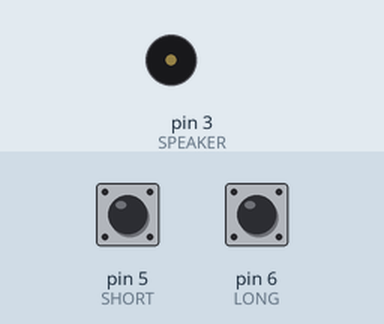
This sketch was run on a simulated Arduino Uno, built with avr-gcc and run on an emulated ATmega328P. Parts: buzzer (waves = sounding). The test bench sets the inputs (shaded band); at power-on: pin 5 (SHORT) HIGH, pin 6 (LONG) HIGH. What the sketch prints to the serial monitor is not drawn.

Above: at 1.2 s.
1.3 s: pin 5 (SHORT) pulled LOW for 0.15 s
At 2.6 s:
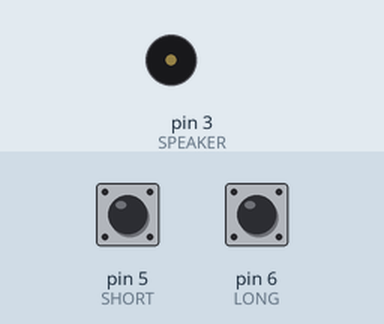
3.0 s: pin 6 (LONG) pulled LOW for 1 s
At 3.1 s:
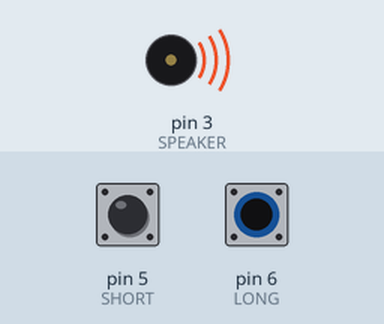
6.0 s: pin 5 (SHORT) pulled LOW for 1 s
At 8.2 s:
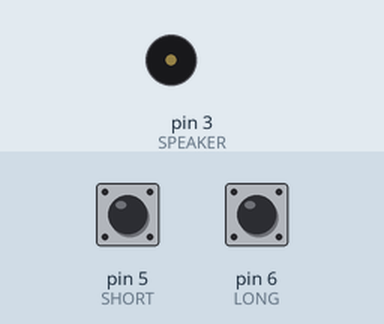
9.0 s: pin 6 (LONG) pulled LOW for 0.15 s
At 9.1 s:
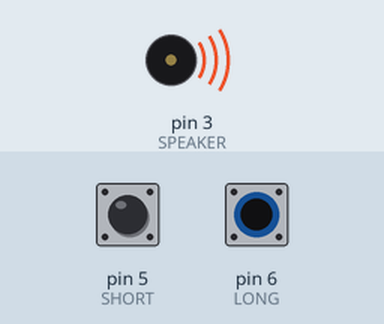
10.7 s: pin 6 (LONG) pulled LOW for 3.2 s
At 15.0 s:
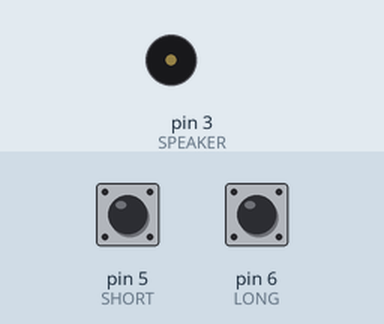
15.4 s: pin 5 (SHORT) pulled LOW for 3.2 s
At 19.4 s:
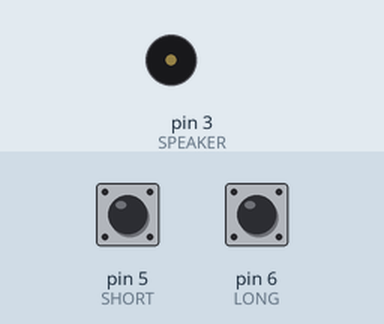
Timing chart, 0 to 20.9 s (numbered marks = the images above; inputs shaded):
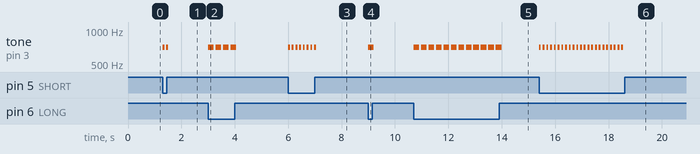

The sketch:

MorseSignalGenerator_v0.01.ino
```cpp
const int SHORT = 5;          //短点pinの定義。内臓プルアップ抵抗を有効にしているのでつなぎ方に注意。
const int LONG = 6;           //長点pinの定義。短点pinと注意点は同様。
const int SPEAKER = 3;        //スピーカーpinの定義。PWM出力のできるpinしか対応していないので注意。
const int TONE = 700;         //発生させる矩形波の周波数の定義。(単位:[Hz])旧日本軍なんかは800Hzを使用していた。
const int DELAY_TIME = 70;    //遅延時間の定義(単位:[ms])短点の音の長さの基準となる。
```

Char_analisys.ino
```cpp
int CHAR_ANALISYS(unsigned int char_analisys){
  switch(char_analisys){
    case 1:
      Serial.print("E");
      break;
    case 2:
      Serial.print("T");
      break;
    case 11:
      Serial.print("I");
      break;
    case 21:
      Serial.print("A");
      break;
    case 12:
      Serial.print("N");
      break;
    case 22:
      Serial.print("M");
      break;
    case 111:
      Serial.print("S");
      break;
    case 211:
      Serial.print("U");
      break;
    case 121:
      Serial.print("R");
      break;
    case 221:
      Serial.print("W");
      break;
    case 112:
      Serial.print("D");
      break;
    case 212:
      Serial.print("K");
      break;
    case 122:
      Serial.print("G");
      break;
    case 222:
      Serial.print("O");
      break;
    case 1111:
      Serial.print("H");
      break;
    case 2111:
      Serial.print("V");
      break;
    case 1211:
      Serial.print("F");
      break;
    case 1121:
      Serial.print("L");
      break;
    case 1221:
      Serial.print("P");
      break;
    case 2221:
      Serial.print("J");
      break;
    case 1112:
      Serial.print("B");
      break;
    case 2112:
      Serial.print("X");
      break;
    case 1212:
      Serial.print("C");
      break;
    case 2212:
      Serial.print("Y");
      break;
    case 1122:
      Serial.print("Z");
      break;
    case 2122:
      Serial.print("Q");
      break;
    case 11111:
      Serial.print("5");
      break;
    case 21111:
      Serial.print("4");
      break;
    case 22111:
      Serial.print("3");
      break;
    case 22211:
      Serial.print("2");
      break;
    case 22221:
      Serial.print("1");
      break;
    case 11112:
      Serial.print("6");
      break;
    case 11122:
      Serial.print("7");
      break;
    case 11222:
      Serial.print("8");
      break;
    case 12222:
      Serial.print("9");
      break;
    case 22222:
      Serial.print("0");
      break;
    case 12112:
      Serial.print("/");
      break;
    case 112211:
      Serial.print("?");
      break;
    case 11111111:
      Serial.print("訂正符号");
      break;
    default:
      break;
  }
}
```

Functions.ino
```cpp
int READ(){
  int return_reading = 0;
  int short_read = digitalRead(SHORT);
  int long_read = digitalRead(LONG);
  if(short_read == 0 && long_read == 1){
    return_reading = 1;
  }else if(short_read == 1 && long_read == 0){
    return_reading = 2;
  }else if(short_read == 0 && long_read == 0){
    return_reading = 3;
  }
  return return_reading;
}

int READ_LUNCHING(unsigned long times,int ratio,int read_lunching,int select_mode){
  while(millis() < times + DELAY_TIME * ratio){
    if(select_mode == 1){
      if(read_lunching == 0 || read_lunching == 1){
        read_lunching = READ();
      }else if(read_lunching == 2 || read_lunching == 3){
        read_lunching = 2;
      }
    }else if(select_mode == 2){
      if(read_lunching == 0 || read_lunching == 2){
        read_lunching = READ();
      }else if(read_lunching == 1 || read_lunching == 3){
        read_lunching = 1;
      }
    }
  }
  return read_lunching;
}

int SHORT_SHOT(){
  unsigned long times = millis();
  tone(SPEAKER,TONE);
  delay(DELAY_TIME*3/4);
  int read_lunching = READ_LUNCHING(times,1,read_lunching,1);
  times = millis();
  noTone(SPEAKER);
  read_lunching = READ_LUNCHING(times,1,read_lunching,1);
  return read_lunching;
}

int LONG_SHOT(){
  unsigned long times = millis();
  tone(SPEAKER,TONE);
  delay(DELAY_TIME*3/4);
  int read_lunching = READ_LUNCHING(times,3,read_lunching,2);
  times = millis();
  noTone(SPEAKER);
  read_lunching = READ_LUNCHING(times,1,read_lunching,2);
  return read_lunching;
}

int BLANK_INSERTION(int calling_times){
  if(calling_times == 0){
    unsigned long times = millis();
    int read_analisys = READ();
    while(millis() < times + DELAY_TIME * 3){
      if(read_analisys != 0){
        break;
      }
      read_analisys = READ();
    }
    if(read_analisys == 0){
      Serial.print(" ");
    }
  }
}
```

Setup_and_loop.ino
```cpp
void setup() {
  Serial.begin(9600);
  pinMode(SHORT,INPUT_PULLUP);
  pinMode(LONG,INPUT_PULLUP);
  pinMode(SPEAKER,OUTPUT);
}

void loop() {
  unsigned int char_analisys = 0;
  int char_figure_count = 1;
  static int calling_times = 0;
  int read_analisys = READ();
  do{
    if(read_analisys == 1){
      read_analisys = SHORT_SHOT();
      char_analisys += 1 * char_figure_count;
      char_figure_count *= 10;
      calling_times = 0;
    }
    if(read_analisys == 2){
      read_analisys = LONG_SHOT();
      char_analisys += 2 * char_figure_count;
      char_figure_count *= 10;
      calling_times = 0;
    }
  }while(read_analisys != 0);
  CHAR_ANALISYS(char_analisys);
  BLANK_INSERTION(calling_times);
  calling_times = 1;
}
```

Measured:
- after the input at 1.3 s, tone on pin 3 (SPEAKER): alternates 700 Hz for 0.07 s and silent for 0.07 s, 4 changes in all, then stays silent, starting at once
- after the input at 3.0 s, tone on pin 3 (SPEAKER): alternates 700 Hz for 0.21 s and silent for 0.07 s, 8 changes in all, then stays silent, starting at once
- after the input at 6.0 s, tone on pin 3 (SPEAKER): alternates 700 Hz for 0.07 s and silent for 0.07 s, 16 changes in all, then stays silent, starting at once
- after the input at 9.0 s, tone on pin 3 (SPEAKER): silent → 700 Hz at once, → silent 0.21 s later
- after the input at 10.7 s, tone on pin 3 (SPEAKER): alternates 700 Hz for 0.21 s and silent for 0.07 s, 24 changes in all, then stays silent, starting at once
- after the input at 15.4 s, tone on pin 3 (SPEAKER): alternates 700 Hz for 0.07 s and silent for 0.07 s, 46 changes in all, then stays silent, starting at once
